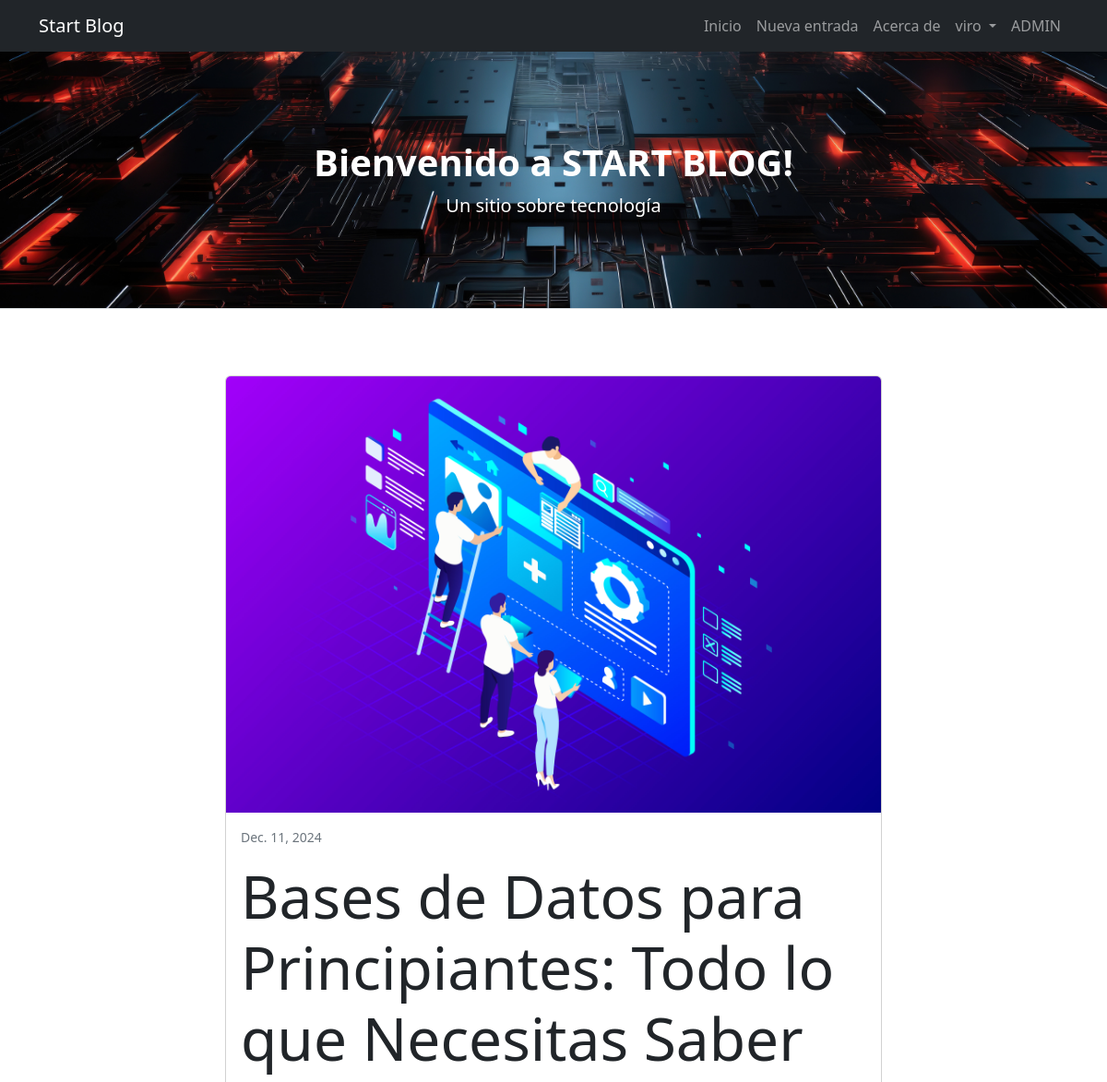
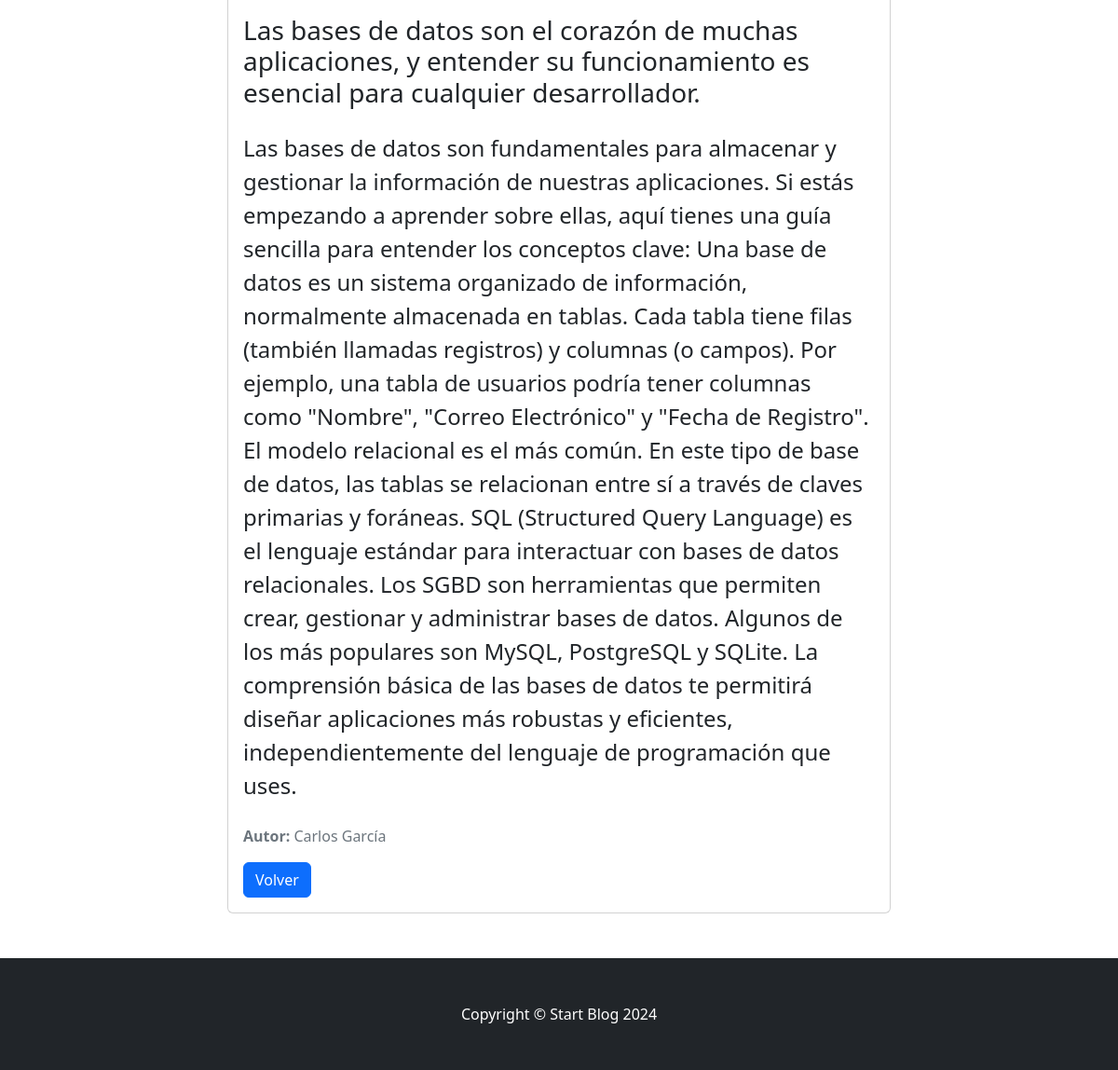
Screenshot of /detail/13 (signed in) with the database file from the repository (2 pictures, top to bottom).
### AppV/models.py (models this page shows)
class Entrada(models.Model):
    titulo = models.CharField(max_length=100)
    subtitulo = models.CharField(max_length=1000)
    cuerpo = models.CharField(max_length=5000)
    autor = models.CharField(max_length=100)
    fecha = models.DateField(auto_now_add=True)
    imagen = models.ImageField(upload_to='entradas/', null=True, blank=True)

### AppV/views_vistas.py (the view)
# urls.py: path('detail/<int:pk>', views_vistas.EntradaDetalle.as_view(), name='detail'),
class EntradaDetalle(LoginRequiredMixin, DetailView):
    model = Entrada
    template_name = "appv/vistas_clases/detalleEntrada.html"

### AppV/template/appv/vistas_clases/detalleEntrada.html (shortened to what this page needs)
{% extends "appv/index.html" %}
{% load static %}
{% block contenidoQueCambia %}
    <div class="container mt-5">
        <div class="row justify-content-center">
            <div class="col-lg-40">
                <div class="card mb-5">
                    {% if entrada.imagen %}
            <img src="{{ entrada.imagen.url }}" alt="{{ entrada.titulo }}" class="card-img-top" />
            {% else %}
                <header class="card-img-top header-background2"></header>
            {% endif %}
                    <div class="card-body">
                        <div class="small text-muted mb-3">{{ entrada.fecha }}</div>
                        <h1 class="card-title display-3 mb-4">{{ entrada.titulo }}</h1>
                        <h2 class="card-text fs-3 mb-4">{{ entrada.subtitulo }}</h2>
                        <p class="card-text fs-4 mb-4">{{ entrada.cuerpo }}</p>
                        <div class="text-muted mb-3"><strong>Autor:</strong> {{ entrada.autor }}</div>
                        <a class="btn btn-primary" href="{% url 'list' %}">Volver</a>
                    </div>
                </div>
            </div>
        </div>
    </div>
{% endblock contenidoQueCambia %}

### AppV/template/appv/index.html (shortened to what this page needs)
{% load static %}
<!DOCTYPE html>
<html lang="en">
    <head>
        <link href="css/styles.css" rel="stylesheet" />
        <link href="{%  static 'appv/css/styles.css' %}" rel="stylesheet" />
    </head>
    <body>
        <nav class="navbar navbar-expand-lg navbar-dark bg-dark">
            <div class="container">
                <a class="navbar-brand" >Start Blog</a>
                <div class="collapse navbar-collapse" id="navbarSupportedContent">
                    <ul class="navbar-nav ms-auto mb-2 mb-lg-0">
                        {% if user.is_authenticated %}
                        <li class="nav-item"><a class="nav-link" href="{% url 'list'%}">Inicio</a></li>
                        {% if user.is_superuser %}
                        <li class="nav-item"><a class="nav-link" href="{% url 'create'%}">Nueva entrada</a></li>
                        {% endif %}
                        <li class="nav-item"><a class="nav-link" href="{% url 'about'%}">Acerca de</a></li>
                        <li class="nav-item dropdown">
                            <a class="nav-link dropdown-toggle" href="#" id="dropdownMenuButton1" role="button" data-bs-toggle="dropdown" aria-expanded="false">
                                {{ request.user.username }}
                            </a>
                        </li>
                        <li class="nav-item">
                            {% if user.is_superuser %}
                            <a class="nav-link">ADMIN</a>
                            {% endif %}
                        </li>
                        {% else %}
                        <li class="nav-item"><a class="nav-link active" aria-current="page" href="{% url 'login'%}">Iniciar sesion</a></li>
                        <li class="nav-item"><a class="nav-link active" aria-current="page" href="{% url 'register'%}">Crear cuenta</a></li>
                        {% endif %}
                    </ul>
                </div>
            </div>
        </nav>
        <header class="py-5 bg-light border-bottom mb-4 header-background">
            <div class="container">
                <div class="text-center my-5">
                    <h1 class="fw-bolder text-white">Bienvenido a START BLOG!</h1>
                    <p class="lead mb-0 text-white">Un sitio sobre tecnología</p>
                </div>
            </div>
        </header>
        <div class="container">
            <div class="row justify-content-center">
                <div class="col-lg-8">
                    {% block contenidoQueCambia %}{% endblock %}
                </div>
            </div>
        </div>
        <footer class="py-5 bg-dark">
            <div class="container"><p class="m-0 text-center text-white">Copyright &copy; Start Blog 2024</p></div>
        </footer>
    </body>
</html>

### rows the page displays
Entrada: imagen (picture), fecha "Dec. 11, 2024", titulo "Bases de Datos para Principiantes: Todo lo que Necesitas Saber", subtitulo "Las bases de datos son el corazón de muchas aplicaciones, y entender su funcionamiento es esencial para cualquier desarrollador.", cuerpo "Las bases de datos son fundamentales para almacenar y gestionar la información de nuestras aplicaciones. Si estás empezando a aprender sobre ellas, aquí tienes una guía sencilla para entender los conceptos clave: Una base de datos es un sistema organizado de información, normalmente almacenada en tablas. Cada tabla tiene filas (también llamadas registros) y columnas (o campos). Por ejemplo, una tabla de usuarios podría tener columnas como \"Nombre\", \"Correo Electrónico\" y \"Fecha de Registro\". El modelo relacional es el más común. En este tipo de base de datos, las tablas se relacionan entre sí a través de claves primarias y foráneas. SQL (Structured Query Language) es el lenguaje estándar…", autor "Carlos García"

### other values shown
{{ request.user.username }} "viro"
